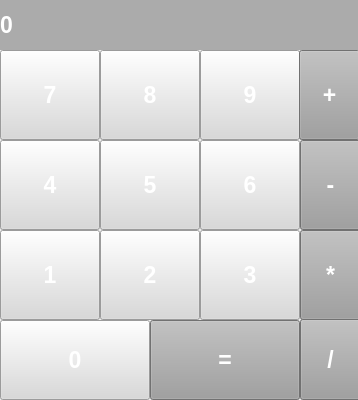
<?xml version="1.0" encoding="UTF-8"?>
<ui version="4.0">
 <class>MainWindow</class>
 <widget class="QMainWindow" name="MainWindow">
  <property name="geometry">
   <rect>
    <x>0</x>
    <y>0</y>
    <width>358</width>
    <height>400</height>
   </rect>
  </property>
  <property name="windowTitle">
   <string>Elezthem - Калькулятор</string>
  </property>
  <widget class="QWidget" name="centralwidget">
   <widget class="QLabel" name="Text">
    <property name="geometry">
     <rect>
      <x>0</x>
      <y>0</y>
      <width>361</width>
      <height>50</height>
     </rect>
    </property>
    <property name="font">
     <font>
      <family>Arial</family>
      <pointsize>17</pointsize>
      <weight>75</weight>
      <italic>false</italic>
      <bold>true</bold>
      <underline>false</underline>
      <strikeout>false</strikeout>
     </font>
    </property>
    <property name="styleSheet">
     <string notr="true">background-color: rgb(171, 171, 171);
color: rgb(255, 255, 255);</string>
    </property>
    <property name="text">
     <string>0</string>
    </property>
    <property name="margin">
     <number>10</number>
    </property>
   </widget>
   <widget class="QPushButton" name="btn_0">
    <property name="geometry">
     <rect>
      <x>0</x>
      <y>320</y>
      <width>150</width>
      <height>80</height>
     </rect>
    </property>
    <property name="font">
     <font>
      <pointsize>17</pointsize>
      <weight>75</weight>
      <bold>true</bold>
     </font>
    </property>
    <property name="styleSheet">
     <string notr="true">background-color: rgb(217, 217, 217);
color: rgb(255, 255, 255);</string>
    </property>
    <property name="text">
     <string>0</string>
    </property>
   </widget>
   <widget class="QPushButton" name="Rovno">
    <property name="geometry">
     <rect>
      <x>150</x>
      <y>320</y>
      <width>150</width>
      <height>80</height>
     </rect>
    </property>
    <property name="font">
     <font>
      <pointsize>17</pointsize>
      <weight>75</weight>
      <bold>true</bold>
     </font>
    </property>
    <property name="styleSheet">
     <string notr="true">background-color: rgb(158, 158, 158);
color: rgb(255, 255, 255);</string>
    </property>
    <property name="text">
     <string>=</string>
    </property>
   </widget>
   <widget class="QPushButton" name="btn_7">
    <property name="geometry">
     <rect>
      <x>0</x>
      <y>50</y>
      <width>100</width>
      <height>90</height>
     </rect>
    </property>
    <property name="font">
     <font>
      <pointsize>17</pointsize>
      <weight>75</weight>
      <bold>true</bold>
     </font>
    </property>
    <property name="styleSheet">
     <string notr="true">background-color: rgb(217, 217, 217);
color: rgb(255, 255, 255);</string>
    </property>
    <property name="text">
     <string>7</string>
    </property>
   </widget>
   <widget class="QPushButton" name="btn_8">
    <property name="geometry">
     <rect>
      <x>100</x>
      <y>50</y>
      <width>100</width>
      <height>90</height>
     </rect>
    </property>
    <property name="font">
     <font>
      <pointsize>17</pointsize>
      <weight>75</weight>
      <bold>true</bold>
     </font>
    </property>
    <property name="styleSheet">
     <string notr="true">background-color: rgb(217, 217, 217);
color: rgb(255, 255, 255);</string>
    </property>
    <property name="text">
     <string>8</string>
    </property>
   </widget>
   <widget class="QPushButton" name="btn_9">
    <property name="geometry">
     <rect>
      <x>200</x>
      <y>50</y>
      <width>100</width>
      <height>90</height>
     </rect>
    </property>
    <property name="font">
     <font>
      <pointsize>17</pointsize>
      <weight>75</weight>
      <bold>true</bold>
     </font>
    </property>
    <property name="styleSheet">
     <string notr="true">background-color: rgb(217, 217, 217);
color: rgb(255, 255, 255);</string>
    </property>
    <property name="text">
     <string>9</string>
    </property>
   </widget>
   <widget class="QPushButton" name="btn_4">
    <property name="geometry">
     <rect>
      <x>0</x>
      <y>140</y>
      <width>100</width>
      <height>90</height>
     </rect>
    </property>
    <property name="font">
     <font>
      <pointsize>17</pointsize>
      <weight>75</weight>
      <bold>true</bold>
     </font>
    </property>
    <property name="styleSheet">
     <string notr="true">background-color: rgb(217, 217, 217);
color: rgb(255, 255, 255);</string>
    </property>
    <property name="text">
     <string>4</string>
    </property>
   </widget>
   <widget class="QPushButton" name="btn_5">
    <property name="geometry">
     <rect>
      <x>100</x>
      <y>140</y>
      <width>100</width>
      <height>90</height>
     </rect>
    </property>
    <property name="font">
     <font>
      <pointsize>17</pointsize>
      <weight>75</weight>
      <bold>true</bold>
     </font>
    </property>
    <property name="styleSheet">
     <string notr="true">background-color: rgb(217, 217, 217);
color: rgb(255, 255, 255);</string>
    </property>
    <property name="text">
     <string>5</string>
    </property>
   </widget>
   <widget class="QPushButton" name="btn_6">
    <property name="geometry">
     <rect>
      <x>200</x>
      <y>140</y>
      <width>100</width>
      <height>90</height>
     </rect>
    </property>
    <property name="font">
     <font>
      <pointsize>17</pointsize>
      <weight>75</weight>
      <bold>true</bold>
     </font>
    </property>
    <property name="styleSheet">
     <string notr="true">background-color: rgb(217, 217, 217);
color: rgb(255, 255, 255);</string>
    </property>
    <property name="text">
     <string>6</string>
    </property>
   </widget>
   <widget class="QPushButton" name="btn_1">
    <property name="geometry">
     <rect>
      <x>0</x>
      <y>230</y>
      <width>100</width>
      <height>90</height>
     </rect>
    </property>
    <property name="font">
     <font>
      <pointsize>17</pointsize>
      <weight>75</weight>
      <bold>true</bold>
     </font>
    </property>
    <property name="styleSheet">
     <string notr="true">background-color: rgb(217, 217, 217);
color: rgb(255, 255, 255);</string>
    </property>
    <property name="text">
     <string>1</string>
    </property>
   </widget>
   <widget class="QPushButton" name="btn_2">
    <property name="geometry">
     <rect>
      <x>100</x>
      <y>230</y>
      <width>100</width>
      <height>90</height>
     </rect>
    </property>
    <property name="font">
     <font>
      <pointsize>17</pointsize>
      <weight>75</weight>
      <bold>true</bold>
     </font>
    </property>
    <property name="styleSheet">
     <string notr="true">background-color: rgb(217, 217, 217);
color: rgb(255, 255, 255);</string>
    </property>
    <property name="text">
     <string>2</string>
    </property>
   </widget>
   <widget class="QPushButton" name="btn_3">
    <property name="geometry">
     <rect>
      <x>200</x>
      <y>230</y>
      <width>100</width>
      <height>90</height>
     </rect>
    </property>
    <property name="font">
     <font>
      <pointsize>17</pointsize>
      <weight>75</weight>
      <bold>true</bold>
     </font>
    </property>
    <property name="styleSheet">
     <string notr="true">background-color: rgb(217, 217, 217);
color: rgb(255, 255, 255);</string>
    </property>
    <property name="text">
     <string>3</string>
    </property>
   </widget>
   <widget class="QPushButton" name="btn_10">
    <property name="geometry">
     <rect>
      <x>299</x>
      <y>50</y>
      <width>61</width>
      <height>90</height>
     </rect>
    </property>
    <property name="font">
     <font>
      <pointsize>17</pointsize>
      <weight>75</weight>
      <bold>true</bold>
     </font>
    </property>
    <property name="styleSheet">
     <string notr="true">background-color: rgb(158, 158, 158);
color: rgb(255, 255, 255);</string>
    </property>
    <property name="text">
     <string>+</string>
    </property>
   </widget>
   <widget class="QPushButton" name="btn_11">
    <property name="geometry">
     <rect>
      <x>300</x>
      <y>140</y>
      <width>61</width>
      <height>90</height>
     </rect>
    </property>
    <property name="font">
     <font>
      <pointsize>17</pointsize>
      <weight>75</weight>
      <bold>true</bold>
     </font>
    </property>
    <property name="styleSheet">
     <string notr="true">background-color: rgb(158, 158, 158);
color: rgb(255, 255, 255);</string>
    </property>
    <property name="text">
     <string>-</string>
    </property>
   </widget>
   <widget class="QPushButton" name="btn_12">
    <property name="geometry">
     <rect>
      <x>300</x>
      <y>230</y>
      <width>61</width>
      <height>90</height>
     </rect>
    </property>
    <property name="font">
     <font>
      <pointsize>17</pointsize>
      <weight>75</weight>
      <bold>true</bold>
     </font>
    </property>
    <property name="styleSheet">
     <string notr="true">background-color: rgb(158, 158, 158);
color: rgb(255, 255, 255);</string>
    </property>
    <property name="text">
     <string>*</string>
    </property>
   </widget>
   <widget class="QPushButton" name="btn_13">
    <property name="geometry">
     <rect>
      <x>300</x>
      <y>319</y>
      <width>61</width>
      <height>81</height>
     </rect>
    </property>
    <property name="font">
     <font>
      <pointsize>17</pointsize>
      <weight>75</weight>
      <bold>true</bold>
     </font>
    </property>
    <property name="styleSheet">
     <string notr="true">background-color: rgb(158, 158, 158);
color: rgb(255, 255, 255);</string>
    </property>
    <property name="text">
     <string>/</string>
    </property>
   </widget>
  </widget>
 </widget>
 <resources/>
 <connections/>
</ui>
